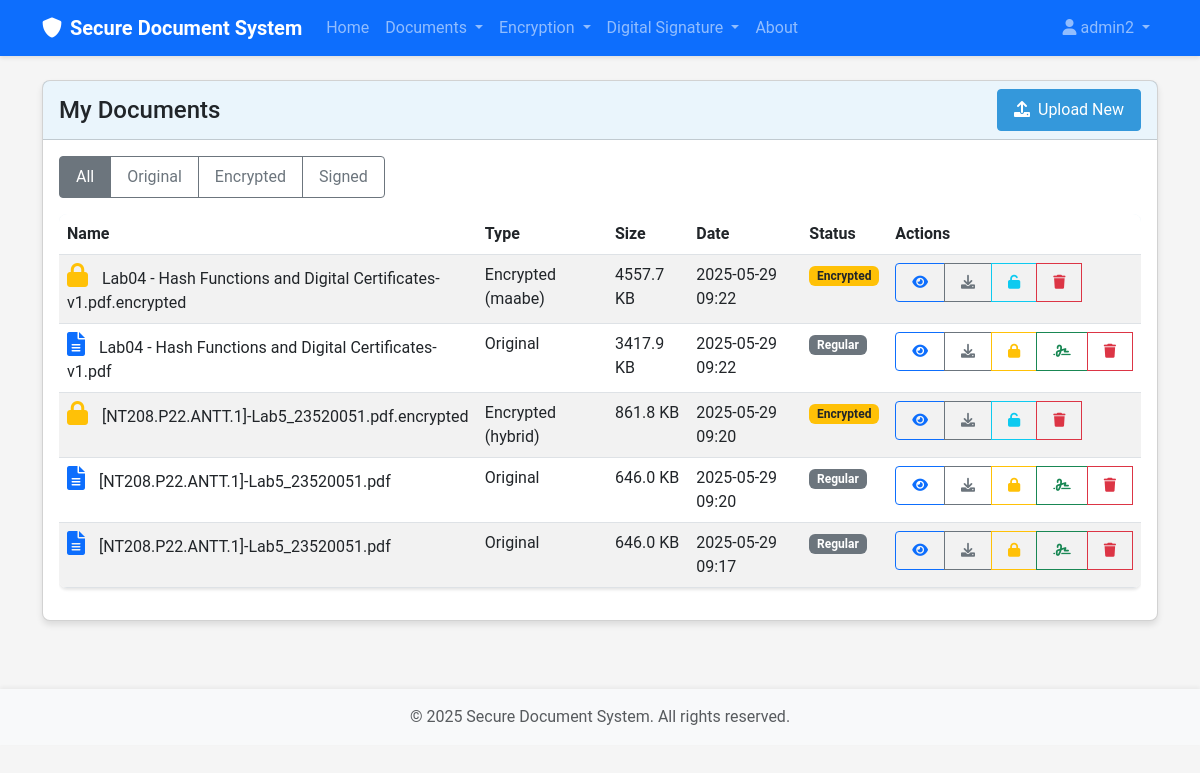
The page /document/list (signed in) on the database its author committed.
### src/models/user.py (models this page shows, shortened)
class User(UserMixin, db.Model):
    id = db.Column(db.Integer, primary_key=True)
    username = db.Column(db.String(64), index=True, unique=True)
    email = db.Column(db.String(120), index=True, unique=True)
    password = db.Column(db.String(128))
    role = db.Column(db.String(20), default='reader')  # 'data_owner', 'reader', 'authority'
    created_at = db.Column(db.DateTime, default=datetime.utcnow)
    public_key = db.Column(db.Text)
    private_key_encrypted = db.Column(db.Text)
    documents = db.relationship('Document', foreign_keys='Document.user_id', backref='owner', lazy='dynamic')
    attributes = db.relationship('Attribute', secondary=user_attributes,
                                backref=db.backref('users', lazy='dynamic'))

### src/models/document.py (models this page shows, shortened)
class Document(db.Model):
    id = db.Column(db.Integer, primary_key=True)
    filename = db.Column(db.String(256), nullable=False)
    original_filename = db.Column(db.String(256), nullable=False)
    file_type = db.Column(db.String(64))
    file_size = db.Column(db.Integer)  # Size in bytes
    doc_type = db.Column(db.String(20))  # 'original', 'encrypted', 'signed'
    encryption_method = db.Column(db.String(20), nullable=True)  # 'maabe', 'hybrid', None
    access_policy = db.Column(db.Text, nullable=True)
    is_signed = db.Column(db.Boolean, default=False)
    signature_file = db.Column(db.String(256), nullable=True)
    signer_id = db.Column(db.Integer, db.ForeignKey('user.id'), nullable=True)
    user_id = db.Column(db.Integer, db.ForeignKey('user.id'), nullable=False)
    parent_id = db.Column(db.Integer, db.ForeignKey('document.id'), nullable=True)
    children = db.relationship('Document',
                              backref=db.backref('parent', remote_side=[id]),
                              foreign_keys=[parent_id])
    signer = db.relationship('User', foreign_keys=[signer_id], backref='signed_documents')
    created_at = db.Column(db.DateTime, default=datetime.utcnow)
    updated_at = db.Column(db.DateTime, default=datetime.utcnow, onupdate=datetime.utcnow)

### src/routes/document.py (the view)
@document_bp.route('/list')
@login_required
def list():
    doc_type = request.args.get('type')
    document_service = DocumentService(db)
    documents = document_service.get_user_documents(current_user.id, doc_type)
    return render_template('document/list.html', title='My Documents',
                          documents=documents)

### src/services/document_service.py (called while the page is built)
    def get_user_documents(self, user_id, doc_type=None):
        query = Document.query.filter_by(user_id=user_id)
        if doc_type:
            query = query.filter_by(doc_type=doc_type)
        return query.order_by(Document.created_at.desc()).all()

### templates/document/list.html (shortened to what this page needs)
{% extends "base.html" %}
{% block content %}
<div class="row">
    <div class="col-md-12">
        <div class="card">
            <div class="card-header d-flex justify-content-between align-items-center">
                <h4 class="mb-0">My Documents</h4>
                <div>
                    <a href="{{ url_for('document.upload') }}" class="btn btn-primary">
                        <i class="fas fa-upload me-1"></i> Upload New
                    </a>
                </div>
            </div>
            <div class="card-body">
                <div class="mb-3">
                    <div class="btn-group" role="group">
                        <a href="{{ url_for('document.list') }}" class="btn btn-outline-secondary {% if not request.args.get('type') %}active{% endif %}">All</a>
                        <a href="{{ url_for('document.list', type='original') }}" class="btn btn-outline-secondary {% if request.args.get('type') == 'original' %}active{% endif %}">Original</a>
                        <a href="{{ url_for('document.list', type='encrypted') }}" class="btn btn-outline-secondary {% if request.args.get('type') == 'encrypted' %}active{% endif %}">Encrypted</a>
                        <a href="{{ url_for('document.list', type='signed') }}" class="btn btn-outline-secondary {% if request.args.get('type') == 'signed' %}active{% endif %}">Signed</a>
                    </div>
                </div>
                {% if documents %}
                    <div class="table-responsive">
                        <table class="table table-striped">
                            <thead>
                                <tr>
                                    <th>Name</th>
                                    <th>Type</th>
                                    <th>Size</th>
                                    <th>Date</th>
                                    <th>Status</th>
                                    <th>Actions</th>
                                </tr>
                            </thead>
                            <tbody>
                                {% for document in documents %}
                                    <tr class="document-item">
                                        <td>
                                            {% if document.doc_type == 'original' %}
                                                <i class="fas fa-file-alt text-primary document-icon"></i>
                                            {% elif document.doc_type == 'encrypted' %}
                                                <i class="fas fa-lock text-warning document-icon"></i>
                                            {% elif document.doc_type == 'signed' %}
                                                <i class="fas fa-file-signature text-success document-icon"></i>
                                            {% endif %}
                                            {{ document.original_filename }}
                                        </td>
                                        <td>
                                            {% if document.doc_type == 'original' %}
                                                Original
                                            {% elif document.doc_type == 'encrypted' %}
                                                Encrypted ({{ document.encryption_method }})
                                            {% elif document.doc_type == 'signed' %}
                                                Signed
                                            {% endif %}
                                        </td>
                                        <td>{{ (document.file_size / 1024)|round(1) }} KB</td>
                                        <td>{{ document.created_at.strftime('%Y-%m-%d %H:%M') }}</td>
                                        <td>
                                            {% if document.doc_type == 'encrypted' %}
                                                <span class="badge bg-warning text-dark">Encrypted</span>
                                            {% elif document.is_signed %}
                                                <span class="badge bg-success">Signed</span>
                                            {% else %}
                                                <span class="badge bg-secondary">Regular</span>
                                            {% endif %}
                                        </td>
                                        <td>
                                            <div class="btn-group">
                                                <a href="{{ url_for('document.view', document_id=document.id) }}" class="btn btn-sm btn-outline-primary" data-bs-toggle="tooltip" title="View Details">
                                                    <i class="fas fa-eye"></i>
                                                </a>
                                                <a href="{{ url_for('document.download', document_id=document.id) }}" class="btn btn-sm btn-outline-secondary" data-bs-toggle="tooltip" title="Download">
                                                    <i class="fas fa-download"></i>
                                                </a>
                                                {% if document.doc_type == 'original' and not document.is_signed %}
                                                    <a href="{{ url_for('encryption.encrypt') }}" class="btn btn-sm btn-outline-warning" data-bs-toggle="tooltip" title="Encrypt">
                                                        <i class="fas fa-lock"></i>
                                                    </a>
                                                    <a href="{{ url_for('signature.sign', document_id=document.id) }}" class="btn btn-sm btn-outline-success" data-bs-toggle="tooltip" title="Sign">
                                                        <i class="fas fa-signature"></i>
                                                    </a>
                                                {% endif %}
                                                {% if document.doc_type == 'encrypted' %}
                                                    <a href="{{ url_for('encryption.decrypt', document_id=document.id) }}" class="btn btn-sm btn-outline-info" data-bs-toggle="tooltip" title="Decrypt">
                                                        <i class="fas fa-unlock"></i>
                                                    </a>
                                                {% endif %}
                                                <button type="button" class="btn btn-sm btn-outline-danger" data-bs-toggle="tooltip" title="Delete" onclick="confirmDelete('delete-form-{{ document.id }}')">
                                                    <i class="fas fa-trash"></i>
                                                </button>
                                            </div>
                                        </td>
                                    </tr>
                                {% endfor %}
                            </tbody>
                        </table>
                    </div>
                {% else %}
                    <div class="alert alert-info">
                        <i class="fas fa-info-circle me-2"></i> You don't have any documents yet.
                        <a href="{{ url_for('document.upload') }}" class="alert-link">Upload your first document</a>.
                    </div>
                {% endif %}
            </div>
        </div>
    </div>
</div>
{% endblock %}

### templates/base.html (shortened to what this page needs)
<!DOCTYPE html>
<html lang="en">
<head>
    <link href="https://cdn.jsdelivr.net/npm/bootstrap@5.3.0-alpha1/dist/css/bootstrap.min.css" rel="stylesheet">
    <link rel="stylesheet" href="https://cdnjs.cloudflare.com/ajax/libs/font-awesome/6.0.0/css/all.min.css">
    <link rel="stylesheet" href="{{ url_for('static', filename='css/style.css') }}">
</head>
<body>
    <nav class="navbar navbar-expand-lg navbar-dark bg-primary">
        <div class="container">
            <a class="navbar-brand" href="{{ url_for('index') }}">
                <i class="fas fa-shield-alt me-2"></i>Secure Document System
            </a>
            <div class="collapse navbar-collapse" id="navbarNav">
                <ul class="navbar-nav me-auto">
                    <li class="nav-item">
                        <a class="nav-link" href="{{ url_for('index') }}">Home</a>
                    </li>
                    {% if current_user.is_authenticated %}
                        <li class="nav-item dropdown">
                            <a class="nav-link dropdown-toggle" href="#" id="documentsDropdown" role="button" data-bs-toggle="dropdown">
                                Documents
                            </a>
                        </li>
                        <li class="nav-item dropdown">
                            <a class="nav-link dropdown-toggle" href="#" id="encryptionDropdown" role="button" data-bs-toggle="dropdown">
                                Encryption
                            </a>
                        </li>
                        <li class="nav-item dropdown">
                            <a class="nav-link dropdown-toggle" href="#" id="signatureDropdown" role="button" data-bs-toggle="dropdown">
                                Digital Signature
                            </a>
                        </li>
                    {% endif %}
                    <li class="nav-item">
                        <a class="nav-link" href="{{ url_for('about') }}">About</a>
                    </li>
                </ul>
                <ul class="navbar-nav">
                    {% if current_user.is_authenticated %}
                        <li class="nav-item dropdown">
                            <a class="nav-link dropdown-toggle" href="#" id="userDropdown" role="button" data-bs-toggle="dropdown">
                                <i class="fas fa-user me-1"></i>{{ current_user.username }}
                            </a>
                        </li>
                    {% endif %}
                </ul>
            </div>
        </div>
    </nav>
    <div class="container mt-4">
        {% block content %}{% endblock %}
    </div>
    <footer class="footer mt-5 py-3 bg-light">
        <div class="container text-center">
            <span class="text-muted">© 2025 Secure Document System. All rights reserved.</span>
        </div>
    </footer>
</body>
</html>

### static/css/style.css (style rules this page uses)
:root { --primary-color: #3498db; --secondary-color: #2ecc71; --background-color: #f5f5f5; --text-color: #333333; --danger-color: #e74c3c; --success-color: #27ae60; }
body { font-family: 'Roboto', 'Open Sans', sans-serif; background-color: var(--background-color); color: var(--text-color); min-height: 100vh; display: flex; flex-direction: column; }
.navbar { box-shadow: 0 2px 4px rgba(0, 0, 0, 0.1); }
.navbar-brand { font-weight: bold; }
.footer { margin-top: auto; box-shadow: 0 -2px 4px rgba(0, 0, 0, 0.05); }
.card { border-radius: 8px; box-shadow: 0 4px 6px rgba(0, 0, 0, 0.1); transition: transform 0.3s ease, box-shadow 0.3s ease; margin-bottom: 20px; }
.card-header { font-weight: bold; background-color: rgba(52, 152, 219, 0.1); }
.btn { border-radius: 4px; padding: 8px 16px; transition: all 0.3s ease; }
.btn-primary { background-color: var(--primary-color); border-color: var(--primary-color); }
.table { box-shadow: 0 2px 3px rgba(0, 0, 0, 0.1); border-radius: 8px; overflow: hidden; }
.table thead { background-color: rgba(52, 152, 219, 0.1); }
.table-striped tbody tr:nth-of-type(odd) { background-color: rgba(0, 0, 0, 0.02); }
.document-item { transition: background-color 0.2s ease; }
.document-icon { font-size: 1.5rem; margin-right: 10px; }

### rows shown on the page
User: username "admin2"
Document: doc_type "encrypted" (drawn), original_filename "Lab04 - Hash Functions and Digital Certificates-v1.pdf.encrypted", encryption_method "maabe", (document.file_size/1024)|round(1) "4557.7", created_at "2025-05-29 09:22"
Document: doc_type "original" (drawn), original_filename "Lab04 - Hash Functions and Digital Certificates-v1.pdf", (document.file_size/1024)|round(1) "3417.9", created_at "2025-05-29 09:22"
Document: doc_type "encrypted" (drawn), original_filename "[NT208.P22.ANTT.1]-Lab5_23520051.pdf.encrypted", encryption_method "hybrid", (document.file_size/1024)|round(1) "861.8", created_at "2025-05-29 09:20"
Document: doc_type "original" (drawn), original_filename "[NT208.P22.ANTT.1]-Lab5_23520051.pdf", (document.file_size/1024)|round(1) "646.0", created_at "2025-05-29 09:20"
Document: doc_type "original" (drawn), original_filename "[NT208.P22.ANTT.1]-Lab5_23520051.pdf", (document.file_size/1024)|round(1) "646.0", created_at "2025-05-29 09:17"
